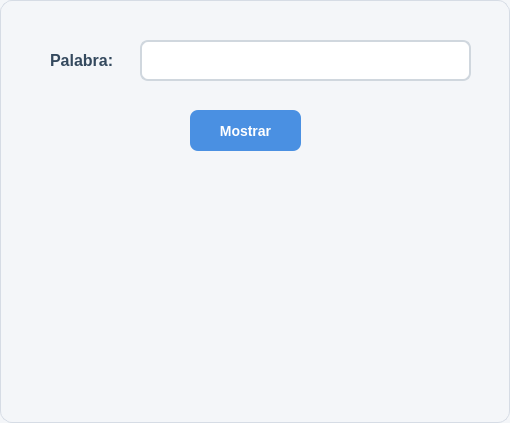
<?xml version="1.0" encoding="UTF-8"?>
<ui version="4.0">
 <class>DialogoEjercicio9</class>
 <widget class="QDialog" name="DialogoEjercicio9">
  <property name="geometry">
   <rect>
    <x>0</x>
    <y>0</y>
    <width>510</width>
    <height>423</height>
   </rect>
  </property>
  <property name="windowTitle">
   <string>Dialog</string>
  </property>
  <property name="styleSheet">
   <string notr="true">/* =========================
   ESTILO GENERAL DEL DIALOG
   ========================= */
QDialog {
    background-color: #f4f6f9;
    border: 1px solid #d6dce5;
    border-radius: 12px;
    font-family: &quot;Segoe UI&quot;;
    font-size: 14px;
    color: #2c3e50;
}

/* =========================
   LABELS
   ========================= */
QLabel {
    color: #34495e;
    font-weight: 500;
    background: transparent;
}

/* =========================
   CAMPOS DE TEXTO
   ========================= */
QLineEdit {
    background-color: #ffffff;
    border: 2px solid #d0d7de;
    border-radius: 8px;
    padding: 8px 10px;
    color: #2c3e50;
    selection-background-color: #4a90e2;
    selection-color: white;
}

/* Cuando el usuario selecciona el campo */
QLineEdit:focus {
    border: 2px solid #4a90e2;
    background-color: #ffffff;
}

/* Campo deshabilitado */
QLineEdit:disabled {
    background-color: #ecf0f1;
    color: #95a5a6;
    border: 2px solid #dfe6e9;
}

/* =========================
   BOTONES
   ========================= */
QPushButton {
    background-color: #4a90e2;
    color: white;
    border: none;
    border-radius: 8px;
    padding: 8px 16px;
    font-size: 14px;
    font-weight: 600;
}

/* Hover */
QPushButton:hover {
    background-color: #357abd;
}

/* Click */
QPushButton:pressed {
    background-color: #2f6da3;
    padding-top: 9px;
    padding-bottom: 7px;
}

/* Botón deshabilitado */
QPushButton:disabled {
    background-color: #bdc3c7;
    color: #ecf0f1;
}

/* =========================
   TOOLTIP OPCIONAL
   ========================= */
QToolTip {
    background-color: #2c3e50;
    color: white;
    border: 1px solid #4a90e2;
    padding: 5px;
    border-radius: 6px;
}</string>
  </property>
  <widget class="QLabel" name="label">
   <property name="geometry">
    <rect>
     <x>50</x>
     <y>40</y>
     <width>91</width>
     <height>41</height>
    </rect>
   </property>
   <property name="font">
    <font>
     <pointsize>12</pointsize>
     <weight>62</weight>
     <bold>true</bold>
    </font>
   </property>
   <property name="text">
    <string>Palabra:</string>
   </property>
  </widget>
  <widget class="QLineEdit" name="txt_palabra">
   <property name="geometry">
    <rect>
     <x>140</x>
     <y>40</y>
     <width>331</width>
     <height>41</height>
    </rect>
   </property>
   <property name="font">
    <font>
     <pointsize>10</pointsize>
     <weight>75</weight>
     <bold>true</bold>
    </font>
   </property>
  </widget>
  <widget class="QPushButton" name="btn_mostrar">
   <property name="geometry">
    <rect>
     <x>190</x>
     <y>110</y>
     <width>111</width>
     <height>41</height>
    </rect>
   </property>
   <property name="text">
    <string>Mostrar</string>
   </property>
  </widget>
  <widget class="QLabel" name="lbl_palabras">
   <property name="geometry">
    <rect>
     <x>70</x>
     <y>170</y>
     <width>361</width>
     <height>231</height>
    </rect>
   </property>
   <property name="font">
    <font>
     <pointsize>9</pointsize>
     <weight>62</weight>
     <bold>true</bold>
    </font>
   </property>
   <property name="text">
    <string/>
   </property>
   <property name="alignment">
    <set>Qt::AlignCenter</set>
   </property>
  </widget>
 </widget>
 <resources/>
 <connections/>
</ui>
